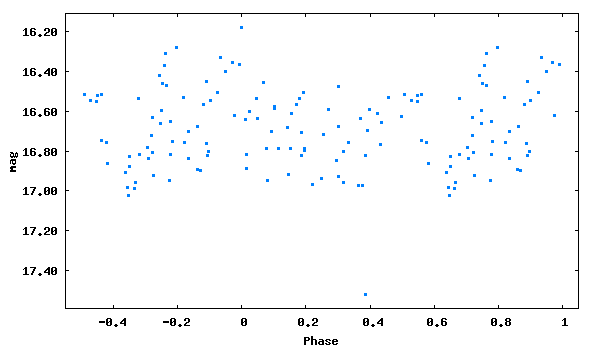

The script that saved this image:
set term png size 600,350 medium
set colors classic
set output 'phase_lc_4.png'
set xlabel 'Phase'
set ylabel 'mag'
#set title 'JDmax = 2446084.21800 + 0.9414636 x E'
set format y '%5.2f'
plot [-0.55:1.05][17.59:16.11] "phase_lc_4.dat" linecolor 3 pointtype 5 pointsize 0.3 title ""